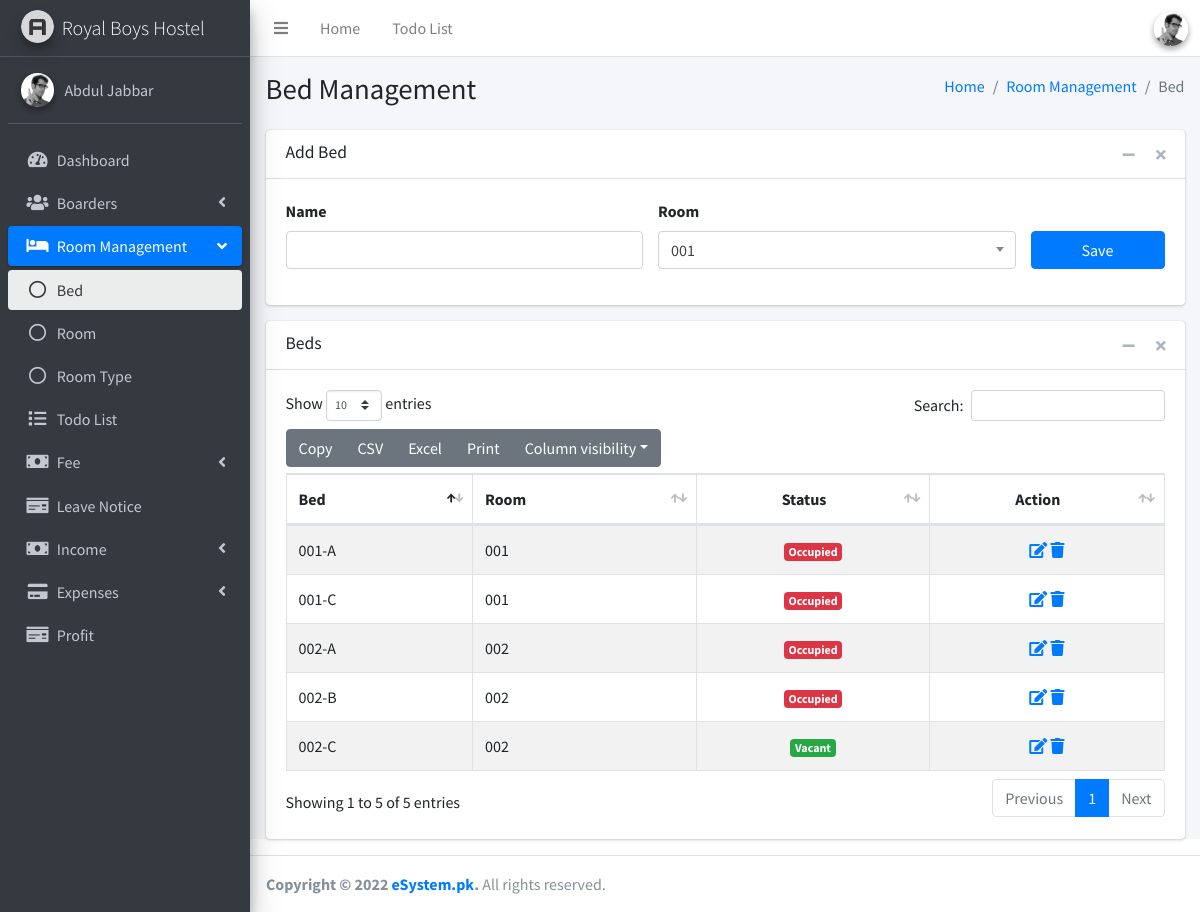
The app's page /bed/ (signed in) with its own data.
### hostel/models.py (models this page shows, shortened)
class Bed(models.Model):
    name = models.CharField("Bed No.",max_length=200)
    room = models.ForeignKey(Room, on_delete=models.CASCADE, default='1')
    class Meta:
        verbose_name_plural = "Bed"

class Room(models.Model):
    name = models.CharField("Room No.",max_length=200)
    roomtype = models.ForeignKey(RoomType, on_delete=models.CASCADE)
    description = models.CharField("description",max_length=200, blank=True)
    class Meta:
        verbose_name_plural = "Room"
    def __str__(self):
        return self.name

### hostel/views.py (the view)
# urls.py: path('bed/', bed, name='bed'),
@login_required(login_url='loginpage')
def bed(request):
	allbeds = Bed.objects.all()
	total_beds = Bed.objects.all().annotate(num_beds=Count("all_beds"))
	assigned_beds = total_beds.filter(num_beds__gt=0)
	unassigned_beds = total_beds.exclude(num_beds__gt=0)
	form = BedForm(request.POST or None, request.FILES or None)
	if form.is_valid():
		form.save()
		messages.success(request, "Bed added successfully.")
		return redirect('/bed')
	context = {'allbeds':allbeds, 'assigned_beds':assigned_beds, 'bed':'Add Bed', 'beds':'Beds', 'form':form, 'roommo':'menu-open', 'roomac':'active', 'bedac':'active'}
	return render(request, 'bed.html', context)

### hostel/forms.py
class BedForm(forms.ModelForm):
    class Meta:
        model = Bed
        fields = ['name', 'room']
        widgets = {
            'name': forms.TextInput(attrs={'class': 'form-control'}),
            'room': forms.Select(attrs={'class': 'form-control select2'}),
         }

### templates/bed.html (shortened to what this page needs)
{% extends 'base.html' %}
{% block content %}
<div class="content-wrapper">
   <div class="content-header">
      <div class="container-fluid">
         <div class="row mb-2">
            <div class="col-sm-6">
               <h1 class="m-0">Bed Management</h1>
            </div>
            <div class="col-sm-6">
               <ol class="breadcrumb float-sm-right">
                  <li class="breadcrumb-item"><a href="#">Home</a></li>
                  <li class="breadcrumb-item"><a href="#">Room Management</a></li>
                  <li class="breadcrumb-item active">Bed</li>
               </ol>
            </div>
         </div>
      </div>
   </div>
   <div class="content">
      <div class="container-fluid">
         <div class="card card-default">
            <div class="card-header">
               <h3 class="card-title">{{ bed }}</h3>
               <div class="card-tools">
                  <button type="button" class="btn btn-tool" data-card-widget="collapse">
                  <i class="fas fa-minus"></i>
                  </button>
                  <button type="button" class="btn btn-tool" data-card-widget="remove">
                  <i class="fas fa-times"></i>
                  </button>
               </div>
            </div>
            <div class="card-body">
               <form method="POST" action="" autocomplete="off" enctype="multipart/form-data">
                  <div class="row">
                     <div class="col-md-5">
                        <div class="form-group">
                           <label for="notes">Name</label>
                           {{ form.name }}
                        </div>
                     </div>
                     <div class="col-md-5">
                        <div class="form-group">
                           <label for="notes">Room</label>
                        </div>
                     </div>
                     <div class="col-md-2">
                        <div class="form-group">
                           <button type="submit" class="btn btn-block btn-primary">Save</button>
                        </div>
                     </div>
                  </div>
               </form>
            </div>
         </div>
         <div class="card card-default">
            <div class="card-header">
               <h3 class="card-title">{{ beds }}</h3>
               <div class="card-tools">
                  <button type="button" class="btn btn-tool" data-card-widget="collapse">
                  <i class="fas fa-minus"></i>
                  </button>
                  <button type="button" class="btn btn-tool" data-card-widget="remove">
                  <i class="fas fa-times"></i>
                  </button>
               </div>
            </div>
            <div class="card-body">
               <table id="example1" class="table table-bordered table-striped">
                  <thead>
                     <tr>
                        <th>Bed</th>
                        <th>Room</th>
                        <th class="text-center">Status</th>
                        <th class="text-center">Action</th>
                     </tr>
                  </thead>
                  <tbody>
                     {% for bed in allbeds %}
                     <tr>
                        <td>{{ bed.name }}</td>
                        <td>{{ bed.room.name }}</td>
                        <td class="text-center">
                           {% if bed in assigned_beds %}
                           <small class="badge badge-danger">Occupied</small>
                           {% elif bed not in assigned_beds %}
                           <small class="badge badge-success">Vacant</small>
                           {% endif %}
                        </td>
                        <td class="text-center">
                           <a href="{% url 'updatebed' bed.id %}"><i class="fas fa-edit"></i></a>
                           <a href="" data-toggle="modal" data-target="#deteteModal{{bed.id}}"><i class="fas fa-trash"></i></a>
                        </td>
                     </tr>
                     {% endfor %}
                  </tbody>
               </table>
            </div>
         </div>
      </div>
   </div>
</div>
{% endblock %}

### records on screen
Bed: name "001-A", room.name "001", shows "Occupied"
Bed: name "002-A", room.name "002", shows "Occupied"
Bed: name "002-B", room.name "002", shows "Occupied"
Bed: name "001-C", room.name "001", shows "Occupied"
Bed: name "002-C", room.name "002", shows "Vacant"

### other values on screen
{{ bed }} "Add Bed"
{{ beds }} "Beds"
